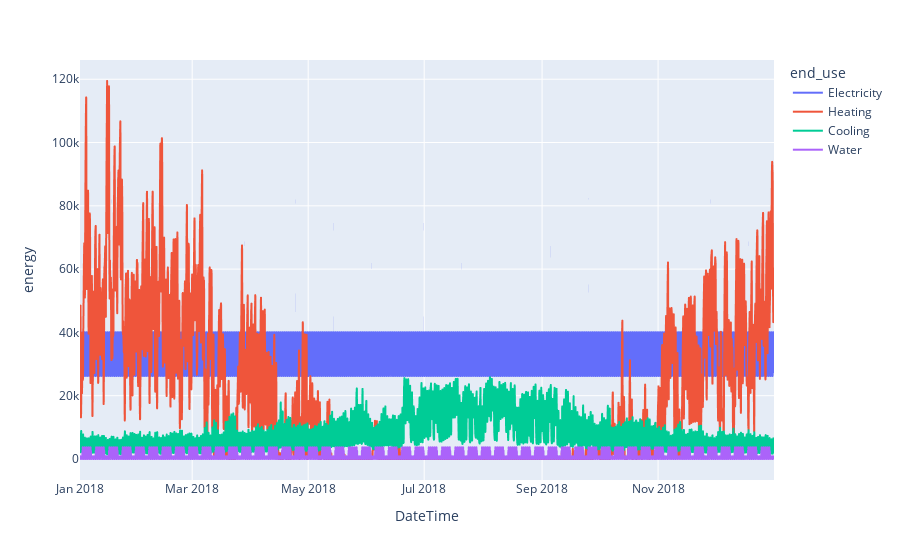

Notebook code for this chart:
### Code cell
k = (
    s.scheduled_loads.groupby("epw_year")
    .sum()
    .stack(level="DateTime", future_stack=True)
    .xs(2025, level="epw_year")
)
k.Heating = k.Heating / 0.4
k.Cooling = k.Cooling / 3.5
k = k.melt(ignore_index=False, value_name="energy", var_name="end_use").reset_index()
px.line(
    k,
    x="DateTime",
    y="energy",
    color="end_use",
)

### Figure 1 — Plotly figure (JSON) as saved in the notebook; plotly's stock layout.template omitted (floating-point values rounded to 4 significant figures; data arrays with more than 128 entries replaced by an {"elided": "..."} marker saying what was removed)
{"data": [{"hovertemplate": "end_use=Electricity<br>DateTime=%{x}<br>energy=%{y}<extra></extra>", "legendgroup": "Electricity", "line": {"color": "#636efa", "dash": "solid"}, "marker": {"symbol": "circle"}, "mode": "lines", "name": "Electricity", "showlegend": true, "type": "scattergl", "x": {"elided": "8760 str values"}, "xaxis": "x", "y": {"elided": "8760 float values"}, "yaxis": "y"}, {"hovertemplate": "end_use=Heating<br>DateTime=%{x}<br>energy=%{y}<extra></extra>", "legendgroup": "Heating", "line": {"color": "#EF553B", "dash": "solid"}, "marker": {"symbol": "circle"}, "mode": "lines", "name": "Heating", "showlegend": true, "type": "scattergl", "x": {"elided": "8760 str values"}, "xaxis": "x", "y": {"elided": "8760 float values"}, "yaxis": "y"}, {"hovertemplate": "end_use=Cooling<br>DateTime=%{x}<br>energy=%{y}<extra></extra>", "legendgroup": "Cooling", "line": {"color": "#00cc96", "dash": "solid"}, "marker": {"symbol": "circle"}, "mode": "lines", "name": "Cooling", "showlegend": true, "type": "scattergl", "x": {"elided": "8760 str values"}, "xaxis": "x", "y": {"elided": "8760 float values"}, "yaxis": "y"}, {"hovertemplate": "end_use=Water<br>DateTime=%{x}<br>energy=%{y}<extra></extra>", "legendgroup": "Water", "line": {"color": "#ab63fa", "dash": "solid"}, "marker": {"symbol": "circle"}, "mode": "lines", "name": "Water", "showlegend": true, "type": "scattergl", "x": {"elided": "8760 str values"}, "xaxis": "x", "y": {"elided": "8760 float values"}, "yaxis": "y"}], "layout": {"legend": {"title": {"text": "end_use"}, "tracegroupgap": 0}, "margin": {"t": 60}, "xaxis": {"anchor": "y", "domain": [0, 1], "title": {"text": "DateTime"}}, "yaxis": {"anchor": "x", "domain": [0, 1], "title": {"text": "energy"}}}}
